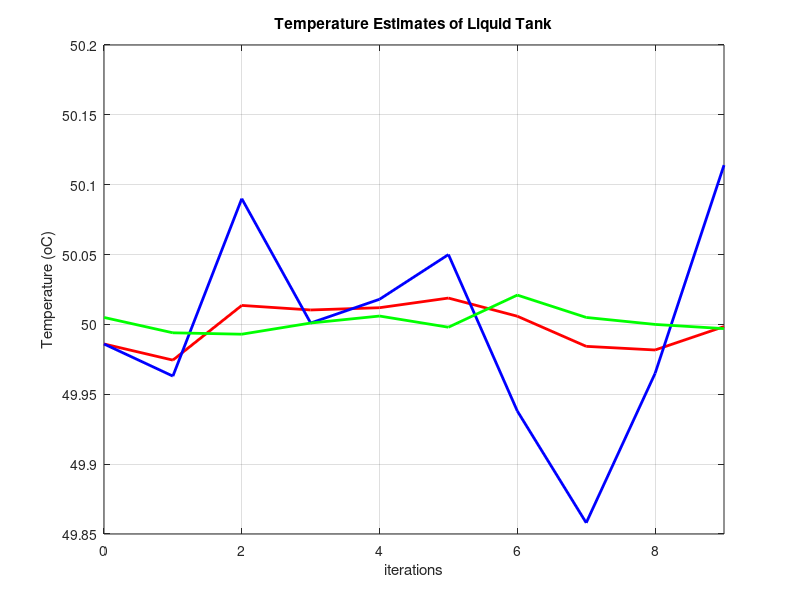
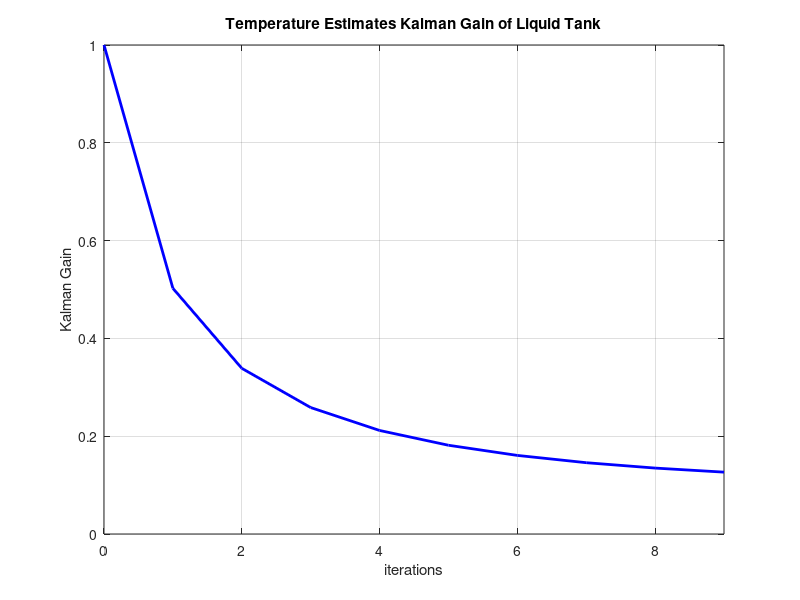

MATLAB code for these plots, in order:
clear;
clc;

true_temp = [50.005, 49.994, 49.993, 50.001, 50.006, 49.998, 50.021, 50.005, 50,  49.997];
meas_temp =  [49.986, 49.963, 50.09, 50.001, 50.018, 50.05, 49.938, 49.858, 49.965, 50.114];
%true_temp =  [50.505,50.994, 51.493, 52.001, 52.506, 52.998, 53.521, 54.005, 54.5,54.997]
%meas_temp =  [50.486, 50.963, 51.597, 52.001, 52.518,53.05, 53.438, 53.858, 54.465,55.114]



n_of_meas = length(true_temp);

k = zeros(n_of_meas,1);
est = zeros(n_of_meas,1);
t = 0:9;
q = 0.0001; # process noise variance
r = 0.01  ; # measurement noise variance


%Initilization
x_i = 60;
std_init = 100;
p_i = std_init ^ 2;

%initial prediction
x_i = x_i;
p_i = p_i + q;

for i = 1:n_of_meas

    %update
    k(i) = p_i/(p_i + r);
    est(i) = x_i + k(i)*(meas_temp(i) - x_i);
    p_i = (1 - k(i))*p_i;

    %predict
    x_i = est(i);
    p_i = p_i + q;
end


%PLOTS
%Estimation plots
figure(1)
plot(t, est, 'r-','Linewidth',2);hold on
plot(t, meas_temp, 'b-','Linewidth',2);hold on
plot(t, true_temp, 'g-','Linewidth',2);
title('Temperature Estimates of Liquid Tank')
xlabel('iterations')
ylabel('Temperature (oC)')
xlim([t(1) t(end)])
grid on


%Kalman Gain plot
figure(2)
plot(t, k, 'b-','Linewidth',2)
title('Temperature Estimates Kalman Gain of Liquid Tank')
xlabel('iterations')
ylabel('Kalman Gain')
xlim([t(1) t(end)])
grid on


